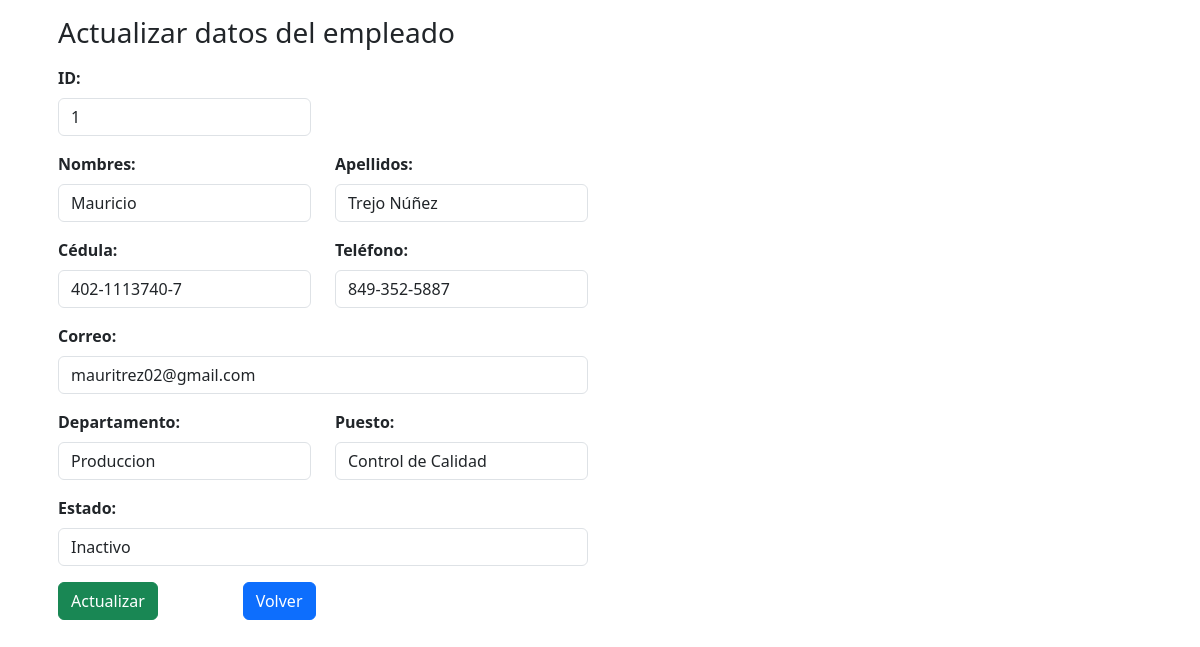
The app's page /modificar.php?mdf=1 with its own data.
### tables this page shows
CREATE TABLE `empleados` (
  `id` int NOT NULL AUTO_INCREMENT,
  `nombres` varchar(255) NOT NULL,
  `apellidos` varchar(255) NOT NULL,
  `cedula` char(13) NOT NULL,
  `telefono` char(12) NOT NULL,
  `correo` varchar(255) NOT NULL,
  `departamento` varchar(255) NOT NULL,
  `puesto` varchar(255) NOT NULL,
  `estado` varchar(255) NOT NULL,
  PRIMARY KEY (`id`)
);

### modificar.php (the view, shortened to what this page needs)
<!DOCTYPE html>
<html lang="es">
<head>
    <link href="https://cdn.jsdelivr.net/npm/bootstrap@5.3.3/dist/css/bootstrap.min.css" rel="stylesheet">
</head>
<body>
    <div class="container">
        <div class="m-3">
            <?php
            include_once 'conex.php';
            $id = $_GET['mdf'];
            $sql = "(SELECT * FROM empleados WHERE id= $id);";
            $result = mysqli_query($conn, $sql);
            $resultCheck = mysqli_num_rows($result);
            if ($resultCheck > 0) {
                $row = mysqli_fetch_assoc($result);
                $name = $row['nombres'];
                $lastName = $row['apellidos'];
                $dni = $row['cedula'];
                $cell = $row['telefono'];
                $email = $row['correo'];
                $depto = $row['departamento'];
                $position = $row['puesto'];
                $status = $row['estado'];
            }
            ?>
            <h3 class="h3 mb-3">Actualizar datos del empleado</h3>
            <form action="update.php" class="form-horizontal" method="POST">
                <div class="row mb-3">
                    <div class="col-sm-3">
                        <label for="id_emp" class="form-label"><strong>ID: </strong></label>
                        <input id="id_emp" type="number" class="form-control" name="id" placeholder="ID..." value="<?php echo $id ?>" readonly />
                    </div>
                </div>
                <div class="row mb-3">
                    <div class="col-sm-3">
                        <label for="nombre_emp" class="form-label"><strong>Nombres: </strong></label>
                        <input id="nombre_emp" type="text" class="form-control" name="nombre" placeholder="Nombres..." value="<?php echo $name ?>" />
                    </div>
                    <div class="col-sm-3">
                        <label for="apellido_emp" class="form-label"><strong>Apellidos: </strong></label>
                        <input id="apellido_emp" type="text" class="form-control" name="apellido" value="<?php echo $lastName ?>" placeholder="Apellidos..." />
                    </div>
                </div>
                <div class="row mb-3">
                    <div class="col-sm-3">
                        <label for="cedula_emp" class="form-label"><strong>Cédula: </strong></label>
                        <input id="cedula_emp" type="text" class="form-control" name="cedula" value="<?php echo $dni ?>" placeholder="Cedula..." />
                    </div>
                    <div class="col-sm-3">
                        <label for="tel_emp" class="form-label"><strong>Teléfono: </strong></label>
                        <input id="tel_emp" type="text" class="form-control" name="telefono" value="<?php echo $cell ?>" placeholder="Telefono de contacto..." />
                    </div>
                </div>
                <div class="row mb-3">
                    <div class="col-sm-6">
                        <label for="correo_emp" class="form-label"><strong>Correo: </strong></label>
                        <input id="correo_emp" type="text" class="form-control" name="correo" value="<?php echo $email ?>" placeholder="Correo..." />
                    </div>
                </div>
                <div class="row mb-3">
                    <div class="col-sm-3">
                        <label for="depto_emp" class="form-label">
                            <strong>Departamento: </strong>
                        </label>
                        <input id="depto_emp" type="text" class="form-control" name="departamento" value="<?php echo $depto ?>" placeholder="Departamento..." />
                    </div>
                    <div class="col-sm-3">
                        <label for="puesto_emp" class="form-label">
                            <strong>Puesto: </strong>
                        </label>
                        <input id="puesto_emp" type="text" class="form-control" name="puesto" value="<?php echo $position ?>" placeholder="Puesto..." />
                    </div>
                </div>
                <div class="row mb-3">
                    <div class="col-sm-6">
                        <label for="estado_emp" class="form-label">
                            <strong>Estado: </strong>
                        </label>
                        <input id="estado_emp" type="text" class="form-control" name="estado" value="<?php echo $status ?>" placeholder="Estado..." />
                    </div>
                </div>
                <div class="row mb-3">
                    <div class="col-sm-2">
                        <input class="btn btn-success" type="submit" value="Actualizar" name="update">
                    </div>
                    <div class="col-sm-2">
                        <a href="buscar.php"><input type="button" class="btn btn-primary" value="Volver"></a>
                    </div>
                </div>
            </form>
        </div>
    </div>
</body>
</html>

### records on screen
empleados: nombre "Mauricio", apellido "Trejo Núñez", cedula "402-1113740-7", telefono "849-352-5887", correo "mauritrez02@gmail.com", departamento "Produccion", puesto "Control de Calidad", estado "Inactivo"
